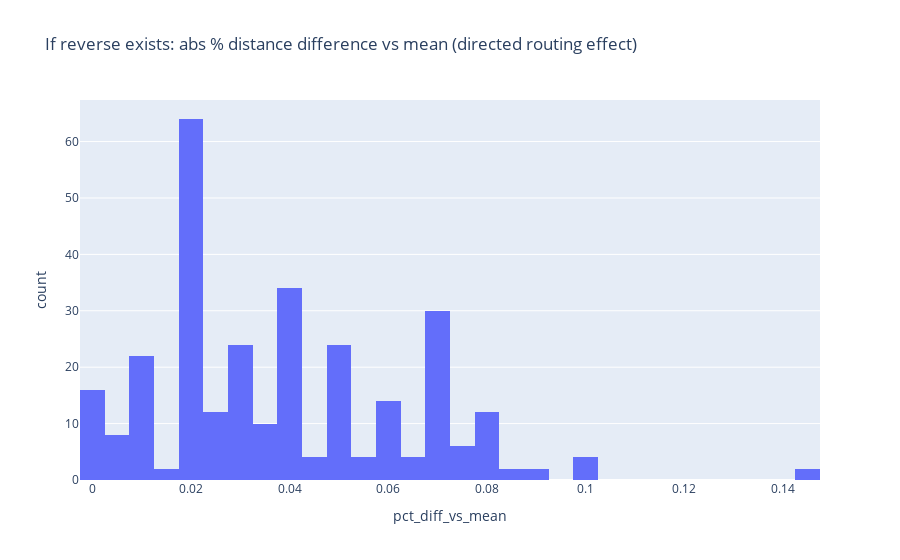

Notebook code cell kept with this figure:
### Code cell
directed_summary = pd.DataFrame({
    "category": ["Pairs with reverse present", "Pairs without reverse"],
    "count": [len(pairs & rev_pairs), len(pairs) - len(pairs & rev_pairs)]
})
px.bar(directed_summary, x="category", y="count", title="Directedness check: reverse-pair availability")

px.histogram(sym_df, x="pct_diff_vs_mean", nbins=40,
             title="If reverse exists: abs % distance difference vs mean (directed routing effect)")

### Figure 1 — Plotly figure (JSON) as saved in the notebook; plotly's stock layout.template omitted (floating-point values rounded to 4 significant figures; data arrays with more than 128 entries replaced by an {"elided": "..."} marker saying what was removed)
{"data": [{"bingroup": "x", "hovertemplate": "pct_diff_vs_mean=%{x}<br>count=%{y}<extra></extra>", "legendgroup": "", "marker": {"color": "#636efa", "pattern": {"shape": ""}}, "name": "", "nbinsx": 40, "orientation": "v", "showlegend": false, "type": "histogram", "x": {"elided": "300 float values"}, "xaxis": "x", "yaxis": "y"}], "layout": {"barmode": "relative", "legend": {"tracegroupgap": 0}, "title": {"text": "If reverse exists: abs % distance difference vs mean (directed routing effect)"}, "xaxis": {"anchor": "y", "domain": [0, 1], "title": {"text": "pct_diff_vs_mean"}}, "yaxis": {"anchor": "x", "domain": [0, 1], "title": {"text": "count"}}}}
